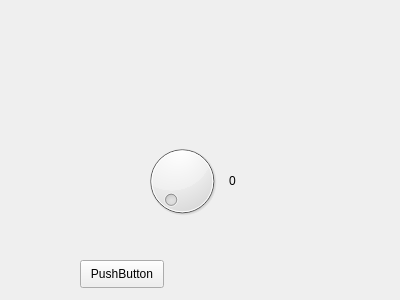
<?xml version="1.0" encoding="UTF-8"?>
<ui version="4.0">
 <class>Widget</class>
 <widget class="QWidget" name="Widget">
  <property name="geometry">
   <rect>
    <x>0</x>
    <y>0</y>
    <width>400</width>
    <height>300</height>
   </rect>
  </property>
  <property name="windowTitle">
   <string>Widget</string>
  </property>
  <widget class="QPushButton" name="pushButton">
   <property name="geometry">
    <rect>
     <x>80</x>
     <y>260</y>
     <width>84</width>
     <height>28</height>
    </rect>
   </property>
   <property name="text">
    <string>PushButton</string>
   </property>
  </widget>
  <widget class="QWidget" name="">
   <property name="geometry">
    <rect>
     <x>130</x>
     <y>130</y>
     <width>117</width>
     <height>102</height>
    </rect>
   </property>
   <layout class="QHBoxLayout" name="horizontalLayout">
    <item>
     <widget class="QDial" name="dial"/>
    </item>
    <item>
     <widget class="QLabel" name="label">
      <property name="text">
       <string>0</string>
      </property>
     </widget>
    </item>
   </layout>
  </widget>
 </widget>
 <layoutdefault spacing="6" margin="11"/>
 <resources/>
 <connections/>
</ui>
